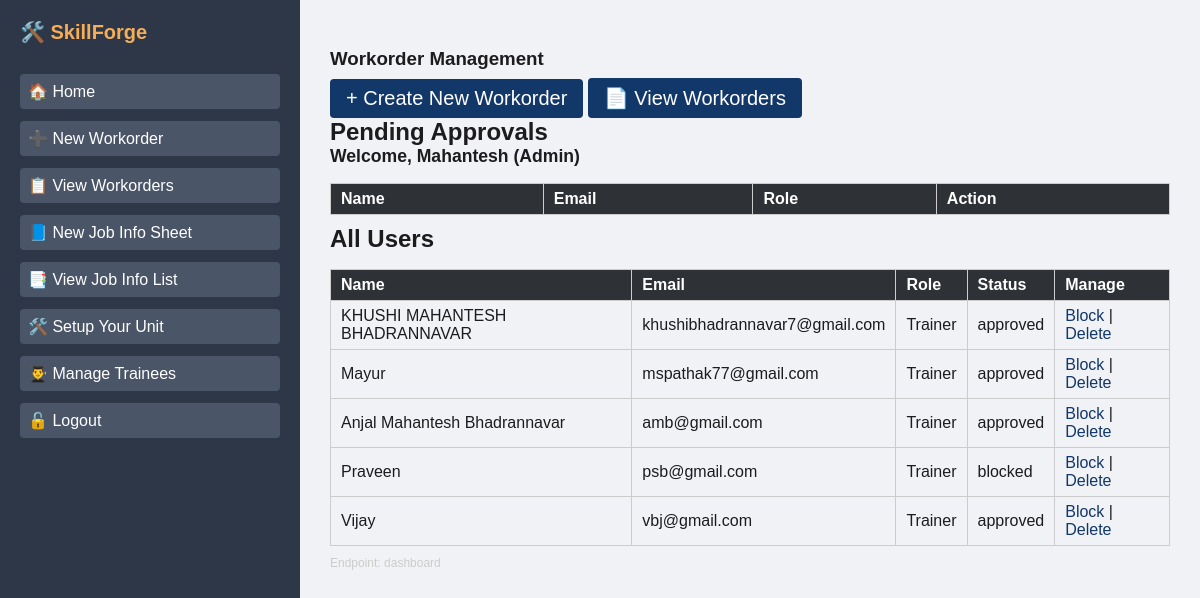
The page /dashboard (signed in) on the database its author committed.
### models.py (models this page shows, shortened)
class User(UserMixin, db.Model):
    id       = db.Column(db.Integer, primary_key=True)
    name     = db.Column(db.String(100), nullable=False)
    email    = db.Column(db.String(120), unique=True, nullable=False)
    password = db.Column(db.String(128), nullable=False)
    role     = db.Column(db.String(20), nullable=False)  # 'Admin','Trainer','Trainee'
    status   = db.Column(db.String(20), default="pending")
    def is_admin(self):
        return self.role == "Admin"

### app.py (the view)
@app.route("/dashboard")
@login_required
def dashboard():
    if current_user.is_admin():
        pending_users = User.query.filter_by(status="pending").all()
        all_users = User.query.filter(User.role != "Admin").all()
        return render_template("admin_dashboard.html", pending=pending_users, users=all_users)
    elif current_user.is_trainer():
        return redirect(url_for("trainer.trainer_dashboard"))
    else:
        return render_template("trainee_dashboard.html")

### app.py (called while the page is built)
@login_manager.user_loader
def load_user(user_id):
    return User.query.get(int(user_id))

### Templates/admin_dashboard.html (shortened to what this page needs)
{% extends "base.html" %}
{% block content %}
<section>
  <h3>Workorder Management</h3>
  <a href="{{ url_for('admin.design_workorder') }}" class="btn">+ Create New Workorder</a>
  <a href="{{ url_for('admin.view_workorders') }}" class="btn">📄 View Workorders</a>
</section>
  <h2>Pending Approvals</h2>
  <p class="welcome-msg">Welcome, {{ current_user.name }} ({{ current_user.role }})</p>
  <table>
    <tr><th>Name</th><th>Email</th><th>Role</th><th>Action</th></tr>
  </table>
  <h2>All Users</h2>
  <table>
    <tr><th>Name</th><th>Email</th><th>Role</th><th>Status</th><th>Manage</th></tr>
    {% for u in users %}
    <tr>
      <td>{{ u.name }}</td>
      <td>{{ u.email }}</td>
      <td>{{ u.role }}</td>
      <td>{{ u.status }}</td>
      <td>
        <a href="{{ url_for('admin_action', user_id=u.id, action='block') }}">Block</a> |
        <a href="{{ url_for('admin_action', user_id=u.id, action='delete') }}">Delete</a>
      </td>
    </tr>
    {% endfor %}
  </table>
{% endblock %}

### static/CSS/style.css (style rules this page uses)
:root { --primary: #2E3236; --secondary: #3286be; --accent: #123769; --bg: #F2F3F5; --text: #1C1C1E; }
* { box-sizing: border-box; margin: 0; padding: 0; }
body { font-family: "Segoe UI", sans-serif; background: var(--bg); color: var(--text); margin: 0; font-family: sans-serif; background-color: #f0f2f5; }
.btn { display: inline-block; background: var(--accent); color: #fff; padding: 0.5rem 1rem; border-radius: 4px; margin-top: 1rem; text-decoration: none; font-size: 20px; }
table { width: 100%; border-collapse: collapse; margin-top: 1rem; }
th, td { border: 1px solid var(--light, #4A4F54); padding: 0.5rem; text-align: left; }
th { background: var(--primary); color: #fff; }
td a { color: var(--accent); text-decoration: none; }
.welcome-msg { font-weight: bold; margin-bottom: 1rem; font-size: 1.1rem; }
a.btn { background: var(--accent); color: #fff; padding: 0.5rem 1rem; text-decoration: none; border-radius: 4px; margin-top: 0.5rem; display: inline-block; }
table { width: 100%; border-collapse: collapse; margin-bottom: 10px; }
table th, table td { border: 1px solid #ccc; padding: 6px 10px; text-align: left; }

### Templates/base.html (style rules this page uses)
body { margin: 0; font-family: sans-serif; background-color: #f0f2f5; }

### rows shown on the page
User: name "Mahantesh", role "Admin"
User: name "KHUSHI MAHANTESH BHADRANNAVAR", email "khushibhadrannavar7@gmail.com", role "Trainer", status "approved"
User: name "Mayur", email "mspathak77@gmail.com", role "Trainer", status "approved"
User: name "Anjal Mahantesh Bhadrannavar", email "amb@gmail.com", role "Trainer", status "approved"
User: name "Praveen", email "psb@gmail.com", role "Trainer", status "blocked"
User: name "Vijay", email "vbj@gmail.com", role "Trainer", status "approved"

### other values the page prints
{{ request.endpoint }} "dashboard"
